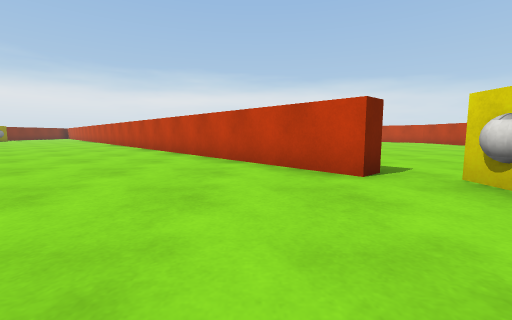
View 1 (above)

24 first-person views from a walk through a 3-D level made in the Unity game engine. The camera is 0.55 m above the floor, tilts 6° down and sees 90° across. The floor is counted in squares, 1 m on a side. Each view is taken from the middle of a square. On the plan, view 1 faces up. The plan holds only what a view shows up to about 9 squares ahead; the rest is blank. The place goes on beyond the plan. Some surface patterns are stand-ins.

View 2
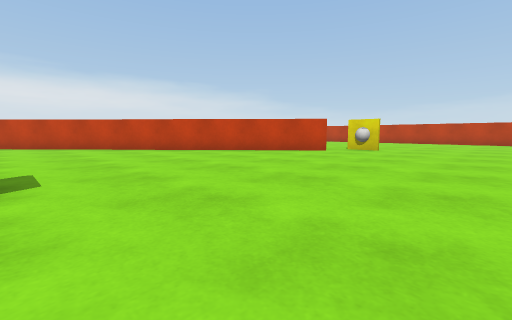

View 3
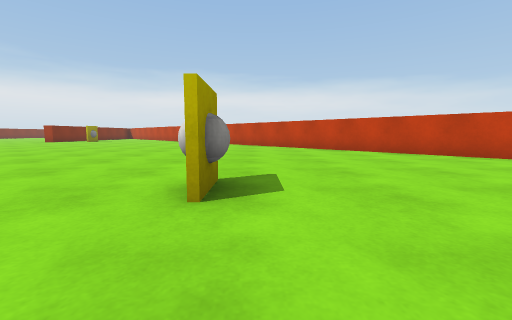

View 4
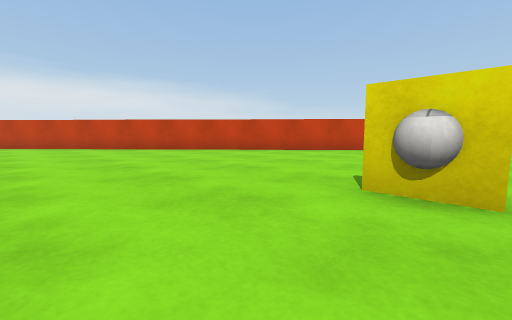

View 5
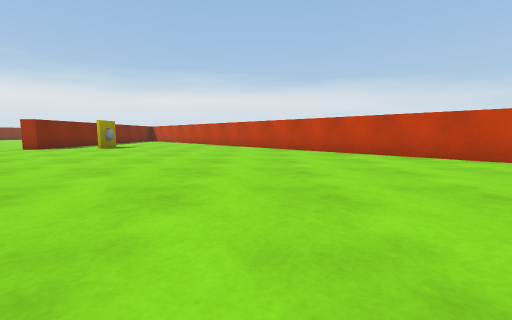

View 6
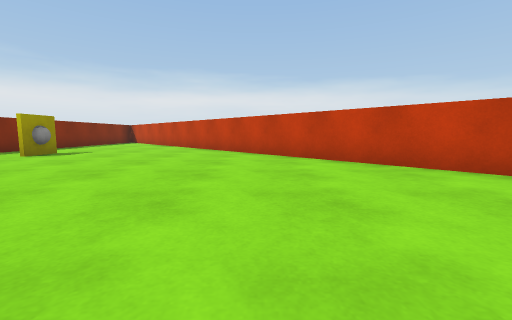

View 7
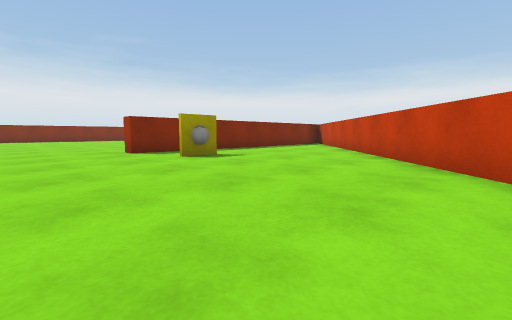

View 8
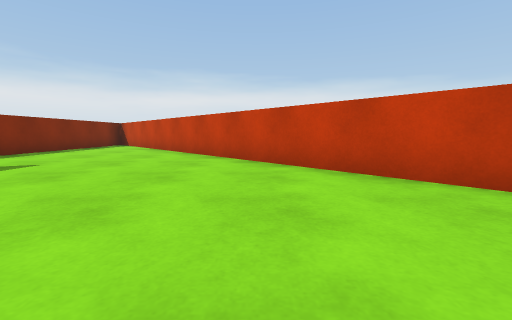

View 9
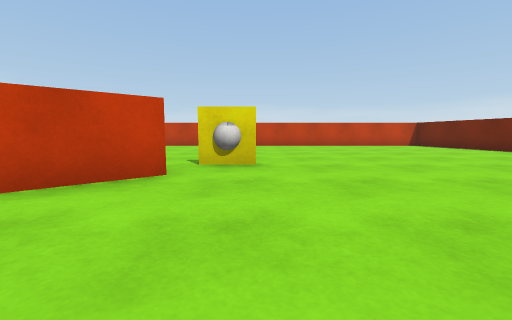

View 10
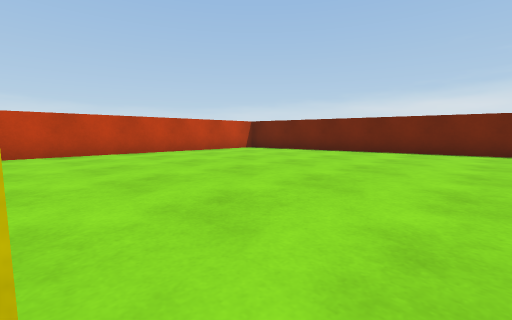

View 11
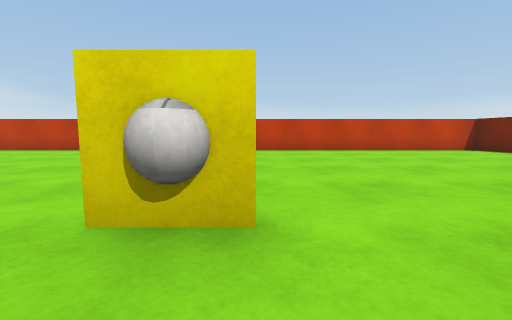

View 12
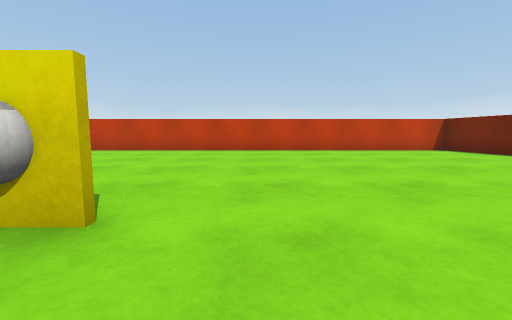

View 13
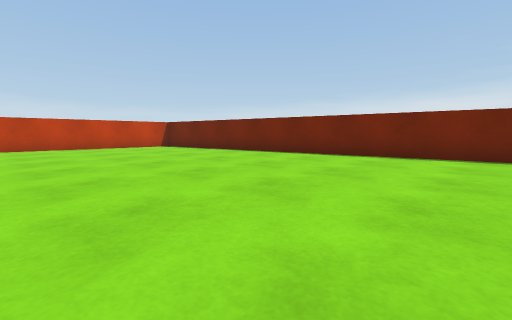

View 14
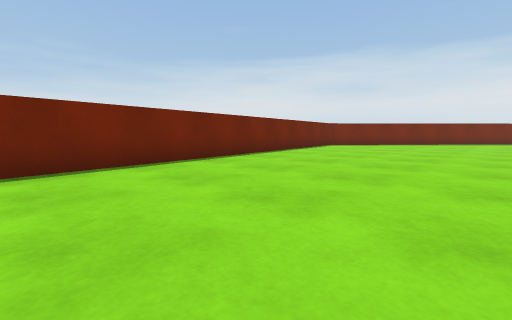

View 15
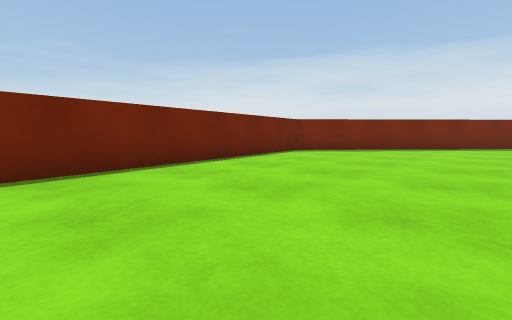

View 16
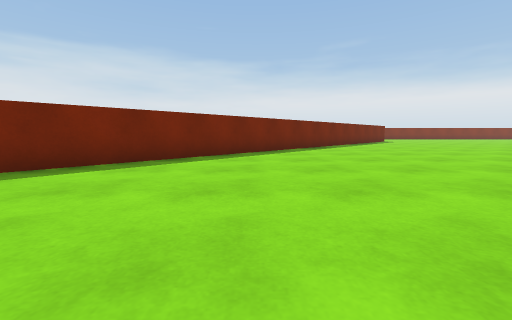

View 17
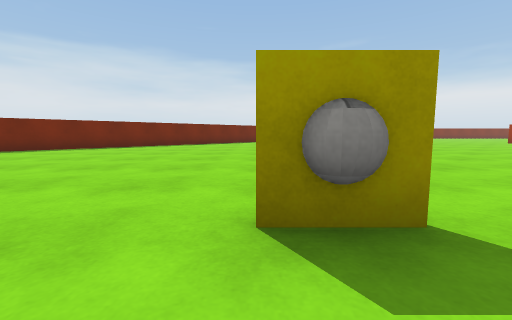

View 18
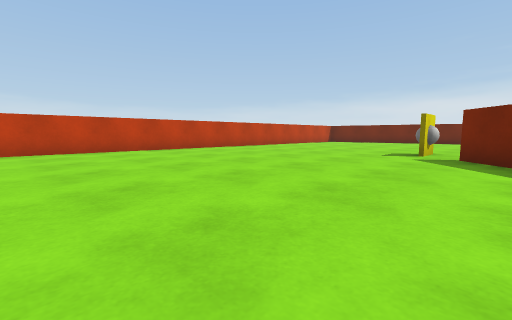

View 19
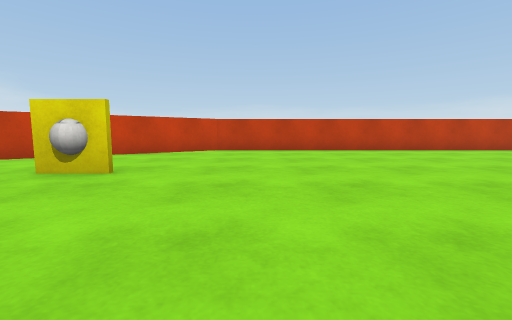

View 20
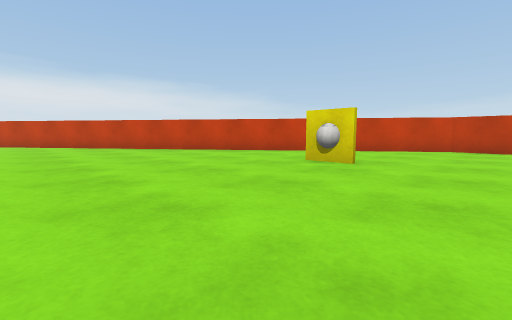

View 21
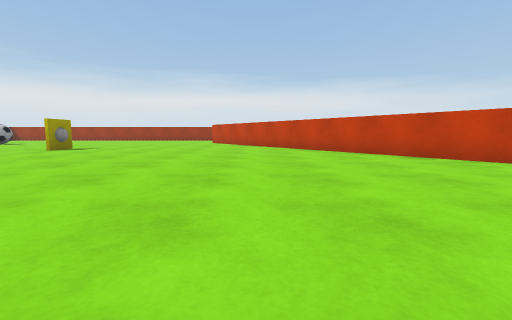

View 22
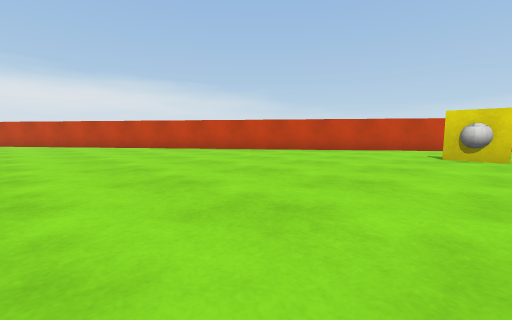

View 23
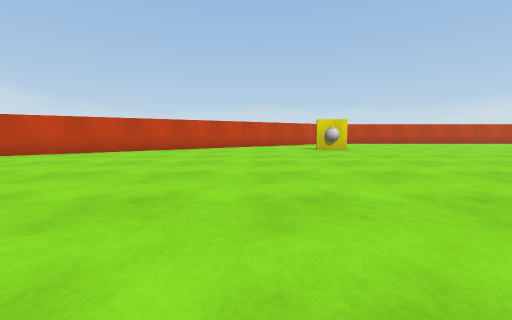

View 24
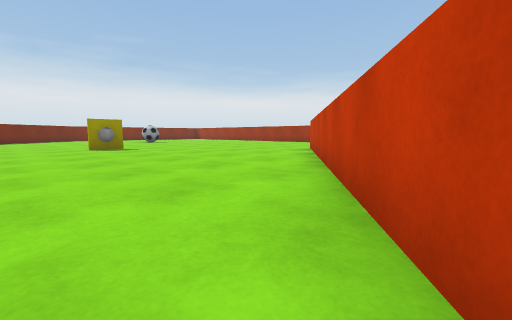

### Floor plan
Points are (right, up) in squares from view 1. A wall is a line through its corners. A room is listed if a view was taken in it or the views show most of it. See-through windows are left out.
Room 1 (views 1, 2, 3, 4, 5, 6, 7, 8, 9, 10, 11, 12, 13, 14, 15, 16, 17, 18, 19, 20, 21, 22, 23, 24)
walls: (0.9, 4.4) (1.7, 3.5) (1.4, 3.2) (-15.5, 21.9); (-15.6, -2.9) (-9.9, -8) (9.2, -5) (9.2, 14.3) (1.7, 24.6)
objects: other object (-7, 3); other object (-7, 24); other object (2, 3); other object (4, 16)

Positions as (right, up) in squares from view 1, and headings:
1: (0, 0), facing up
2: (-6, -1), facing up-right
3: (-6, 0), facing up
4: (-9, 2), facing up-right
5: (-11, 7), facing up
6: (-11, 10), facing up
7: (-11, 13), facing up-left
8: (-12, 13), facing up
9: (-2, 2), facing right
10: (2, 2), facing down-right
11: (1, 2), facing right
12: (1, 1), facing right
13: (-1, 0), facing down-right
14: (1, -2), facing down-left
15: (-3, -3), facing down-left
16: (-8, -3), facing left
17: (-5, 2), facing left
18: (1, 10), facing down-right
19: (1, 13), facing right
20: (0, 13), facing up-right
21: (0, 16), facing up
22: (-2, 15), facing up-right
23: (-4, 18), facing right
24: (3, 22), facing up-left
